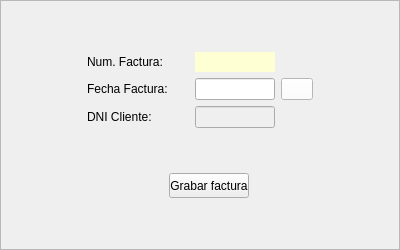
           <widget class="QFrame" name="frame">
            <property name="minimumSize">
             <size>
              <width>400</width>
              <height>200</height>
             </size>
            </property>
            <property name="maximumSize">
             <size>
              <width>400</width>
              <height>250</height>
             </size>
            </property>
            <property name="frameShape">
             <enum>QFrame::StyledPanel</enum>
            </property>
            <property name="frameShadow">
             <enum>QFrame::Sunken</enum>
            </property>
            <property name="lineWidth">
             <number>1</number>
            </property>
            <layout class="QGridLayout" name="gridLayout_8">
             <item row="0" column="0">
              <layout class="QHBoxLayout" name="horizontalLayout_41">
               <item>
                <spacer name="horizontalSpacer_56">
                 <property name="orientation">
                  <enum>Qt::Horizontal</enum>
                 </property>
                 <property name="sizeHint" stdset="0">
                  <size>
                   <width>40</width>
                   <height>20</height>
                  </size>
                 </property>
                </spacer>
               </item>
               <item>
                <layout class="QGridLayout" name="gridLayout_7">
                 <item row="1" column="2" colspan="2">
                  <widget class="QLabel" name="lblNumFactura">
                   <property name="minimumSize">
                    <size>
                     <width>80</width>
                     <height>20</height>
                    </size>
                   </property>
                   <property name="maximumSize">
                    <size>
                     <width>80</width>
                     <height>20</height>
                    </size>
                   </property>
                   <property name="font">
                    <font>
                     <pointsize>10</pointsize>
                     <weight>75</weight>
                     <bold>true</bold>
                    </font>
                   </property>
                   <property name="styleSheet">
                    <string notr="true">background-color: rgb(254, 255, 210);</string>
                   </property>
                   <property name="text">
                    <string/>
                   </property>
                   <property name="alignment">
                    <set>Qt::AlignCenter</set>
                   </property>
                  </widget>
                 </item>
                 <item row="1" column="0">
                  <widget class="QLabel" name="label">
                   <property name="text">
                    <string>Num. Factura:</string>
                   </property>
                  </widget>
                 </item>
                 <item row="2" column="2">
                  <widget class="QLineEdit" name="txtFechaFactura">
                   <property name="enabled">
                    <bool>true</bool>
                   </property>
                   <property name="sizePolicy">
                    <sizepolicy hsizetype="Fixed" vsizetype="Fixed">
                     <horstretch>0</horstretch>
                     <verstretch>0</verstretch>
                    </sizepolicy>
                   </property>
                   <property name="minimumSize">
                    <size>
                     <width>80</width>
                     <height>0</height>
                    </size>
                   </property>
                   <property name="maximumSize">
                    <size>
                     <width>80</width>
                     <height>16777215</height>
                    </size>
                   </property>
                   <property name="alignment">
                    <set>Qt::AlignCenter</set>
                   </property>
                  </widget>
                 </item>
                 <item row="3" column="0">
                  <widget class="QLabel" name="label_3">
                   <property name="text">
                    <string>DNI Cliente:</string>
                   </property>
                  </widget>
                 </item>
                 <item row="5" column="1" colspan="2">
                  <widget class="QPushButton" name="btnGrabarFactura">
                   <property name="minimumSize">
                    <size>
                     <width>80</width>
                     <height>25</height>
                    </size>
                   </property>
                   <property name="maximumSize">
                    <size>
                     <width>80</width>
                     <height>25</height>
                    </size>
                   </property>
                   <property name="text">
                    <string>Grabar factura</string>
                   </property>
                  </widget>
                 </item>
                 <item row="2" column="0" colspan="2">
                  <widget class="QLabel" name="label_4">
                   <property name="text">
                    <string>Fecha Factura:</string>
                   </property>
                  </widget>
                 </item>
                 <item row="3" column="2" colspan="2">
                  <widget class="QLineEdit" name="txtdniclifac">
                   <property name="enabled">
                    <bool>false</bool>
                   </property>
                   <property name="minimumSize">
                    <size>
                     <width>80</width>
                     <height>0</height>
                    </size>
                   </property>
                   <property name="maximumSize">
                    <size>
                     <width>80</width>
                     <height>16777215</height>
                    </size>
                   </property>
                  </widget>
                 </item>
                 <item row="2" column="3">
                  <widget class="QPushButton" name="btnFechaFactura">
                   <property name="minimumSize">
                    <size>
                     <width>32</width>
                     <height>20</height>
                    </size>
                   </property>
                   <property name="maximumSize">
                    <size>
                     <width>32</width>
                     <height>16777215</height>
                    </size>
                   </property>
                   <property name="toolTip">
                    <string>Abrir calendario</string>
                   </property>
                   <property name="styleSheet">
                    <string notr="true">background-color : rgb(255, 255, 255)</string>
                   </property>
                   <property name="text">
                    <string/>
                   </property>
                   <property name="icon">
                    <iconset>
                     <normaloff>../../../../../../.designer/img/calendario.ico</normaloff>../../../../../../.designer/img/calendario.ico</iconset>
                   </property>
                   <property name="iconSize">
                    <size>
                     <width>25</width>
                     <height>25</height>
                    </size>
                   </property>
                  </widget>
                 </item>
                 <item row="6" column="1">
                  <spacer name="verticalSpacer_15">
                   <property name="orientation">
                    <enum>Qt::Vertical</enum>
                   </property>
                   <property name="sizeHint" stdset="0">
                    <size>
                     <width>20</width>
                     <height>40</height>
                    </size>
                   </property>
                  </spacer>
                 </item>
                 <item row="4" column="2">
                  <spacer name="verticalSpacer_14">
                   <property name="orientation">
                    <enum>Qt::Vertical</enum>
                   </property>
                   <property name="sizeHint" stdset="0">
                    <size>
                     <width>20</width>
                     <height>40</height>
                    </size>
                   </property>
                  </spacer>
                 </item>
                 <item row="0" column="2">
                  <spacer name="verticalSpacer_16">
                   <property name="orientation">
                    <enum>Qt::Vertical</enum>
                   </property>
                   <property name="sizeHint" stdset="0">
                    <size>
                     <width>20</width>
                     <height>40</height>
                    </size>
                   </property>
                  </spacer>
                 </item>
                </layout>
               </item>
               <item>
                <spacer name="horizontalSpacer_55">
                 <property name="orientation">
                  <enum>Qt::Horizontal</enum>
                 </property>
                 <property name="sizeHint" stdset="0">
                  <size>
                   <width>40</width>
                   <height>20</height>
                  </size>
                 </property>
                </spacer>
               </item>
              </layout>
             </item>
            </layout>
           </widget>
